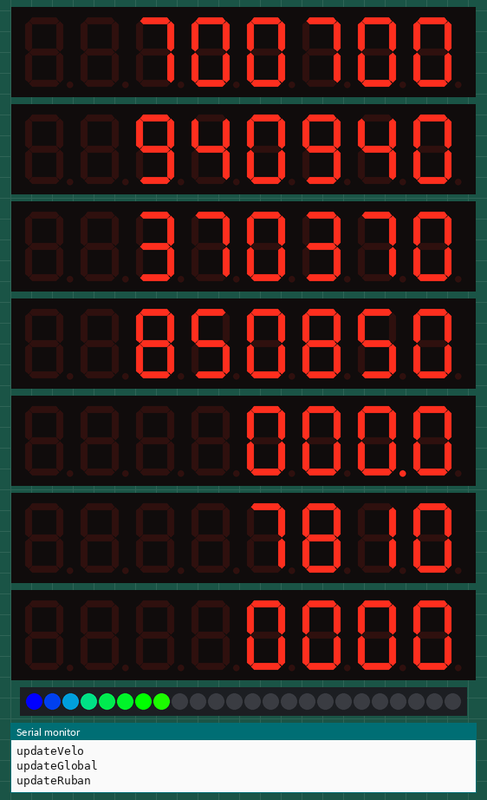
Bench run of a sketch on a simulated Arduino Nano, built with avr-gcc and run on an emulated ATmega328P. Parts: 7 × 8-digit seven-segment display, 24 RGB LEDs in strip order, left to right, the last lines printed to the serial monitor. Random numbers use the default seed unless the sketch sets one.

Above: at 0.6 s.
At 5.8 s:
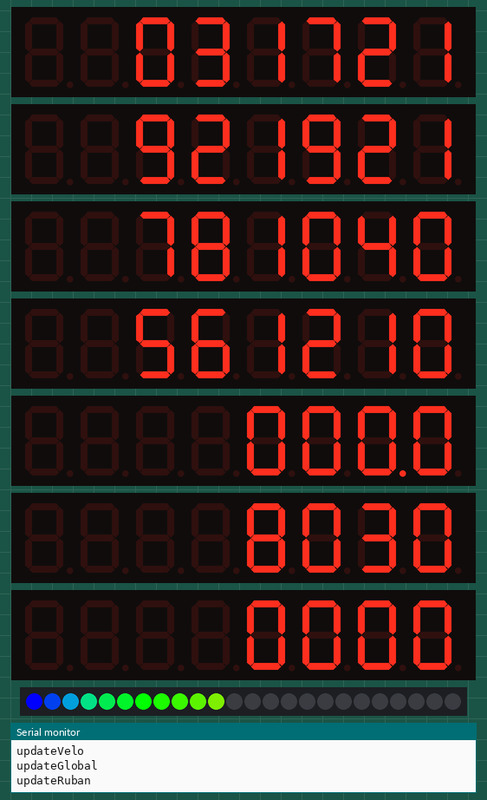
At 12.2 s:
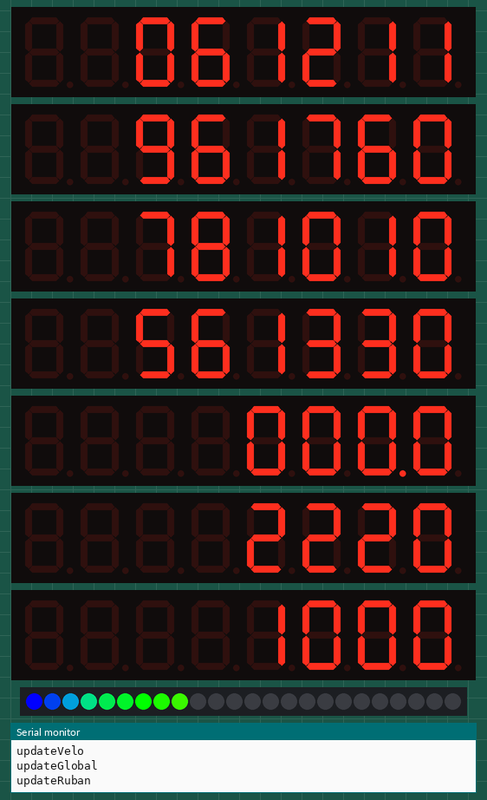
At 15.2 s:
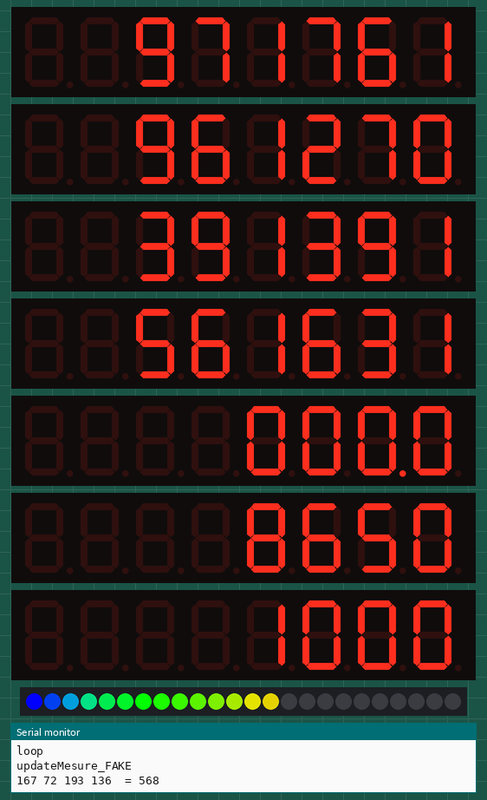
At 20.6 s:
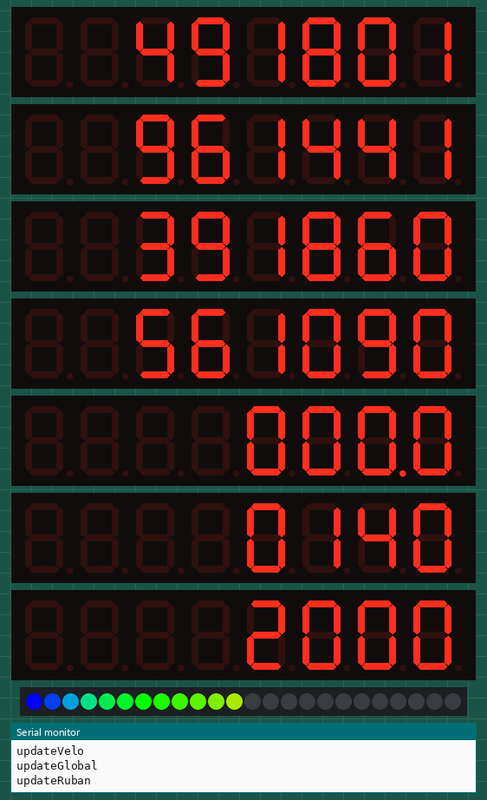
At 35.2 s:
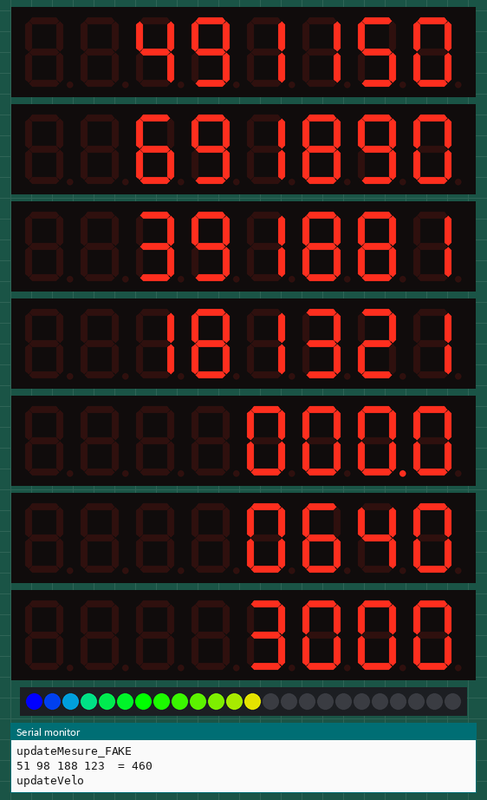

Measured:
- what the display in image 0 shows lasts 1.1 s, from 0.5 s to 1.6 s
- what the display in image 1 shows lasts 1.5 s, from 5.8 s to 7.3 s

The sketch:

bac_dynamo.ino
```cpp
#include <LedControl.h>
#include <FastLED.h>

#define NB_VELO 4 // nombre de vélos

// les 4 grosses parties du programme
//#define MESURE // activer la mesure réelle
#define GLOBAL // activer l'affichage global
#define VELO // activer l'affichage individuel
#define RUBAN // activer le ruban de led

// état interne

typedef struct {
    int prod;              // production instantannée en Watts
    int pic;               // pic de production en Watts
} velo_t;

velo_t velo[NB_VELO];

struct {
    int prod;                // production instantannée totale en Watts
    float cumul;             // production totale cumulee en Watts/heure
    unsigned long temps = 0; // milliseconde à laquelle la dernière mesure à été faite
} global;

#define CLK 9
#define MOSI 8

/* ******************************************* */
/* GESTION DE L'AFFICHAGE DES VALEURS GLOBALES */
/* ******************************************* */

#ifdef GLOBAL

#define CS_GLOBAL 11

// controlleur des afficheurs globaux
LedControl lcGlobal = LedControl(MOSI, CLK, CS_GLOBAL, 4);

/*
 * initalise les modules d'affichage des mesures globales
 */

void setupGlobal() {
    Serial.println(__FUNCTION__);
    for (int i=0; i<4; i++) {
        lcGlobal.setScanLimit(i,4);
        lcGlobal.setIntensity(i,8);
        lcGlobal.clearDisplay(i);
        lcGlobal.shutdown(i,false);
    }
}

/*
 * mise à jour des affichages des valeurs globales
 */

void updateGlobal() {
    Serial.println(__FUNCTION__);
    // MAJ temps écoulé
    unsigned int secondes = millis() / 1000;
    int hh = secondes / 3600; // nb d'heures à afficher
    int mm = (secondes % 3600) / 60;  // nb de minutes à afficher
    lcGlobal.setDigit(0, 0, hh/10, false);
    lcGlobal.setDigit(0, 1, hh%10, true);
    lcGlobal.setDigit(0, 2, mm/10, false);
    lcGlobal.setDigit(0, 3, mm%10, false);

    // MAJ prod courante
    int prod = global.prod;
    for (int i=3; i>=0; i--) {
        lcGlobal.setDigit(1, i, prod % 10, false);
        prod = prod/10;
    }

    // MAJ prod cumulée depuis le début
    int cumul = global.cumul;
    for (int i=3; i>=0; i--) {
        lcGlobal.setDigit(2, i, cumul % 10, false);
        cumul = cumul/10;
    }

    // ????
}

#endif


/* ******************************** */
/* GESTION DE L'AFFICHAGE DES VELOS */
/* ******************************** */

#ifdef VELO

#define CS_VELO 10

LedControl lcVelo = LedControl(MOSI, CLK, CS_VELO, NB_VELO);


/*
 * initialise les modules d'affichage pour les vélos
 */

void setupVelo() {
    Serial.println(__FUNCTION__);
    for (int i=0; i<NB_VELO; i++) {
        lcVelo.setScanLimit(i,6);
        lcVelo.setIntensity(i,15);
        lcVelo.clearDisplay(i);
        lcVelo.shutdown(i,false);
    }
}

/*
 * sur les petits affichages, deux nombres composés de trois chiffres sont
 * affichés. Les deux nombres à afficher sont transmis sous la forme d'un
 * entier au format XXXYYY
 */

long combiner3(long x, long y) {
    if (x > 999) x = 999;
    if (y > 999) y = 999;
    return x*1000 + y;
}

/*
 * Mise à jour de tous les affichages vélo.
 */

void updateVelo() {
    Serial.println(__FUNCTION__);
    long num;
    for (int i=0; i<NB_VELO; i++) {
        num = combiner3(velo[i].prod, velo[i].pic);
        for (int j=5; j>=0; j--) {
            lcVelo.setDigit(i, j, num % 10, false);
            num = num/10;
        }
    }
}

#endif

/* ************************* */
/* PILOTAGE DU RUBAN DE LEDS */
/* ************************* */

#ifdef RUBAN

#define PIN_RUBAN 12 // pin du ruban de LED
#define NB_LEDS 24 // nombre de LEDs sur le ruban

CRGB leds[NB_LEDS];
CRGB colors[NB_LEDS] = {
    CHSV(160,255,255),
    CHSV(150,255,255),
    CHSV(140,255,255),
    CHSV(130,255,255),
    CHSV(120,255,255),
    CHSV(110,255,255),
    CHSV(96,255,255),
    CHSV(91,255,255),
    CHSV(86,255,255),
    CHSV(81,255,255),
    CHSV(76,255,255),
    CHSV(71,255,255),
    CHSV(64,255,255),
    CHSV(59,255,255),
    CHSV(54,255,255),
    CHSV(49,255,255),
    CHSV(44,255,255),
    CHSV(39,255,255),
    CHSV(32,255,255),
    CHSV(26,255,255),
    CHSV(20,255,255),
    CHSV(14,255,255),
    CHSV(8,255,255),
    CHSV(0,255,255),
};

int niveau;

void setupRuban() {
    Serial.println(__FUNCTION__);
    pinMode(PIN_RUBAN, OUTPUT);
    FastLED.addLeds<NEOPIXEL, PIN_RUBAN>(leds, NB_LEDS);
}

const int echelle[24] = {
    13,26,32,48,64,80, // premier palier 80W
    125,170,215,260,305,350, // deuxième palier, 350W
    458,566,675,783,891,1000, // troisième palier, 1000W
    1333,1666,2000,2333,2666,3000 // dernier palier, 3000W
};

void updateRuban() {
    Serial.println(__FUNCTION__);
    int niv = 0;
    while (niv<24 && echelle[niv] <= global.prod)
        niv++;

    if (niv > niveau) {
        int dur = 500 / (niv-niveau);
        for (int i=niveau; i<niv; i++) {
            leds[i] = colors[i];
            FastLED.show();
            delay(dur);
        }
    } else if (niv < niveau) {
        int dur = 500 / (niveau-niv);
        for (int i=niveau; i>=niv; i--) {
            leds[i] = CRGB::Black;
            FastLED.show();
            delay(dur);
        }
    }
    niveau = niv;
}

#endif

/* ******************************** */
/* MESURES DE COURANT SUR LES VELOS */
/* ******************************** */


const byte amp_pins[8] = {A0, A1, A2, A3, A4, A5, A6, A7};

void setupMesure() {
    Serial.println(__FUNCTION__);
    for (int i=0; i<NB_VELO; i++) {
        pinMode(amp_pins[i], INPUT);
    }
}

/* Le module ACS712 peut mesurer un courant allant jusqu'à 20A, positif ou
 * négatif. La correspondance entre le courant mesuré et la tension en sortie
 * du module est donc la suivante :
 *
 *  20A -->   5V --> 1023
 *   0A --> 2.5V -->  512
 * -20A -->   0V -->    0
 *
 */

// facteur permettant de faire la conversion analogRead() -> Courant mesuré
const float ampParUnit = 20 / 512.;
// tension produite par un générateur
const int tensionGen = 26;

const int sensibilite = 5;

#ifdef MESURE

void updateMesure() {
    Serial.println(__FUNCTION__);
    global.prod = 0;
    for (int i=0; i<NB_VELO; i++) {
        // lire l'entrée analogique
        int raw = analogRead(amp_pins[i]);
        // convertir la mesure en puissance (Watts)
        float intensite = abs(raw-512) * ampParUnit;
        int puissance = intensite * tensionGen;

        // ignorer toute mesure inférieure à la sensibilité
        if (puissance < sensibilite) {
            puissance = 0;
        }

        // on ne change la mesure que si elle diffère suffisament de la précédente
        if (abs(velo[i].prod - puissance) > sensibilite) {
            velo[i].prod = puissance;
        }

        if (velo[i].prod > velo[i].pic) {
            velo[i].pic = velo[i].prod;
        }

        global.prod += velo[i].prod;
    }
    // puissance produite depuis la dernière mesure
    unsigned long t = millis();
    float dur = (t - global.temps) / 1000. / 3600.; // temps écoulé en heures
    global.cumul += dur * global.prod; // ajout de la puissance produite en Watts/h
    global.temps = t;
}

#else

void updateMesure() {
    Serial.print(__FUNCTION__);
    Serial.println("_FAKE");
    global.prod = 0;
    for (int i=0; i<NB_VELO; i++) {
        velo[i].prod = random(0,200);
        if (velo[i].prod > velo[i].pic) {
            velo[i].pic = velo[i].prod;
        }
        global.prod += velo[i].prod;
    }
    unsigned long t = millis();
    float dur = (t - global.temps) / 1000. / 3600.; // temps écoulé en heures
    global.cumul += dur * global.prod; // ajout de la puissance produite en Watts/h
    global.temps = t;
}

#endif

/* ******************** */
/* FONCTION PRINCIPALES */
/* ******************** */

void setup() {
    Serial.println(__FUNCTION__);
    Serial.begin(9600);
#ifdef MESURE
    setupMesure();
#endif
#ifdef VELO
    setupVelo();
#endif
#ifdef GLOBAL
    setupGlobal();
#endif
#ifdef RUBAN
    setupRuban();
#endif
    global.temps = millis();
}

void loop() {
    Serial.println(__FUNCTION__);
    updateMesure();
    for (int i=0; i<NB_VELO; i++) {
        Serial.print(velo[i].prod);
        Serial.print(" ");
    }
    Serial.print(" = ");
    Serial.println(global.prod);

#ifdef VELO
    updateVelo();
#endif
#ifdef GLOBAL
    updateGlobal();
#endif
#ifdef RUBAN
    updateRuban();
#endif
    delay(1000);
}
```
